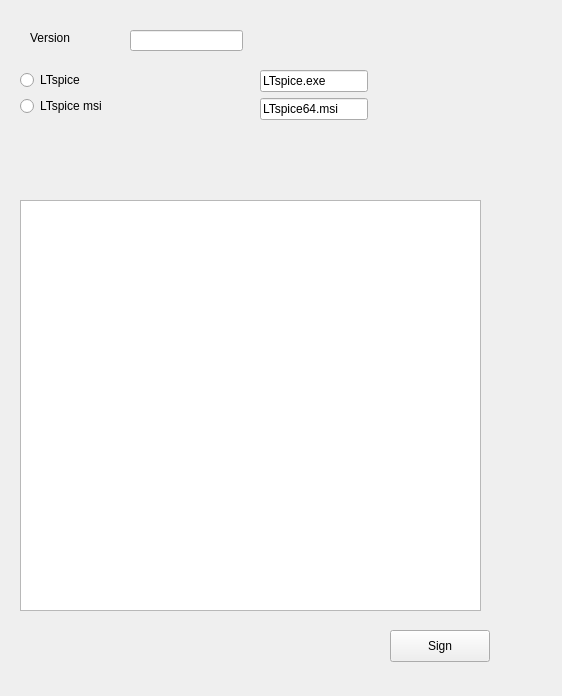
<?xml version="1.0" encoding="UTF-8"?>
<ui version="4.0">
 <class>Widget</class>
 <widget class="QWidget" name="Widget">
  <property name="geometry">
   <rect>
    <x>0</x>
    <y>0</y>
    <width>562</width>
    <height>696</height>
   </rect>
  </property>
  <property name="windowTitle">
   <string>Widget</string>
  </property>
  <widget class="QPushButton" name="SignButton">
   <property name="geometry">
    <rect>
     <x>390</x>
     <y>630</y>
     <width>100</width>
     <height>32</height>
    </rect>
   </property>
   <property name="text">
    <string>Sign</string>
   </property>
  </widget>
  <widget class="QLabel" name="label">
   <property name="geometry">
    <rect>
     <x>30</x>
     <y>30</y>
     <width>58</width>
     <height>16</height>
    </rect>
   </property>
   <property name="text">
    <string>Version</string>
   </property>
  </widget>
  <widget class="QLineEdit" name="LTspiceVersion">
   <property name="geometry">
    <rect>
     <x>130</x>
     <y>30</y>
     <width>113</width>
     <height>21</height>
    </rect>
   </property>
  </widget>
  <widget class="QWidget" name="formLayoutWidget">
   <property name="geometry">
    <rect>
     <x>20</x>
     <y>70</y>
     <width>211</width>
     <height>121</height>
    </rect>
   </property>
   <layout class="QFormLayout" name="formLayout">
    <property name="labelAlignment">
     <set>Qt::AlignmentFlag::AlignLeading|Qt::AlignmentFlag::AlignLeft|Qt::AlignmentFlag::AlignVCenter</set>
    </property>
    <item row="0" column="0">
     <widget class="QRadioButton" name="LTspiceRadioButton">
      <property name="text">
       <string>LTspice</string>
      </property>
     </widget>
    </item>
    <item row="1" column="0">
     <widget class="QRadioButton" name="LTspiceMsiRadioButton">
      <property name="text">
       <string>LTspice msi</string>
      </property>
     </widget>
    </item>
   </layout>
  </widget>
  <widget class="QWidget" name="formLayoutWidget_2">
   <property name="geometry">
    <rect>
     <x>260</x>
     <y>70</y>
     <width>221</width>
     <height>121</height>
    </rect>
   </property>
   <layout class="QFormLayout" name="formLayout_2">
    <item row="0" column="0">
     <widget class="QLineEdit" name="LTspiceFilename">
      <property name="text">
       <string>LTspice.exe</string>
      </property>
     </widget>
    </item>
    <item row="1" column="0">
     <widget class="QLineEdit" name="LTspiceMsiFilename">
      <property name="text">
       <string>LTspice64.msi</string>
      </property>
     </widget>
    </item>
   </layout>
  </widget>
  <widget class="QTextEdit" name="information">
   <property name="geometry">
    <rect>
     <x>20</x>
     <y>200</y>
     <width>461</width>
     <height>411</height>
    </rect>
   </property>
  </widget>
  <action name="actionSign">
   <property name="text">
    <string>Sign</string>
   </property>
   <property name="toolTip">
    <string>Sign</string>
   </property>
   <property name="menuRole">
    <enum>QAction::MenuRole::NoRole</enum>
   </property>
  </action>
 </widget>
 <resources/>
 <connections/>
</ui>
